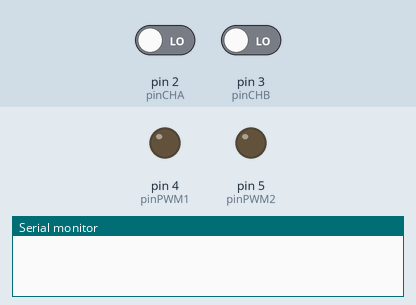
Simulated run of this sketch. Board: Arduino Uno, built with avr-gcc and run on an emulated ATmega328P. Shown: output pins drawn as LEDs (lit = HIGH), the last lines printed to the serial monitor. Inputs (shaded band) come from the test bench; at power-on: pin 2 (pinCHA) LOW, pin 3 (pinCHB) LOW.

Above: at 0.1 s.
At 3.4 s:
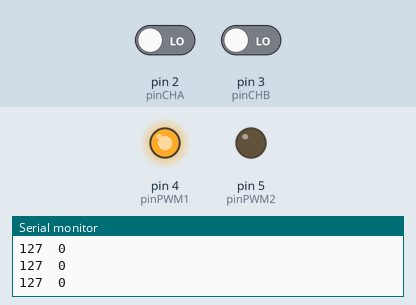
Timing chart, 0 to 4.9 s (numbered marks = the images above):
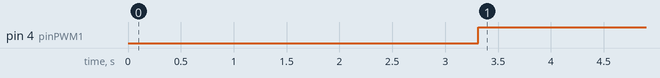

The sketch:

PID_CONTROL.ino
```cpp
//definir os pinos como entradas e saídas e configurar
#define pinCHA 2
#define pinCHB 3
#define pinPWM1 4
#define pinPWM2 5

volatile long int posicao=0;
int leitA,leitB;

void interrupt_pinCHA()
{
   leitA=digitalRead(pinCHA);
   leitB=digitalRead(pinCHB);
   if(leitA==HIGH)
   {
      if(leitB==HIGH) posicao--;
      if(leitB==LOW)  posicao++;
   }
   else
   {
      if(leitB==HIGH) posicao++;
      if(leitB==LOW)  posicao--;
   }
}

void interrupt_pinCHB()
{
   leitA=digitalRead(pinCHA);
   leitB=digitalRead(pinCHB);
   if(leitB==HIGH)
   {
      if(leitA==HIGH) posicao++;
      if(leitA==LOW)  posicao--;
   }
   else
   {
      if(leitA==HIGH) posicao--;
      if(leitA==LOW)  posicao++;
   }
}

void setup() {
  // put your setup code here, to run once:

  Serial.begin(115200);

  pinMode(pinCHA, INPUT);
  pinMode(pinCHB, INPUT);

  pinMode(pinPWM1, OUTPUT);
  pinMode(pinPWM2, OUTPUT);

  analogWrite(pinPWM1, 0); // (0 a 255)
  analogWrite(pinPWM2, 0);

  attachInterrupt(digitalPinToInterrupt(pinCHA), interrupt_pinCHA, CHANGE);
  attachInterrupt(digitalPinToInterrupt(pinCHB), interrupt_pinCHB, CHANGE);

  delay(2000);
}

void loop() {
  // put your main code here, to run repeatedly:

  for(int i=1;i<=50;i++)
  {
     analogWrite(pinPWM1, 0);
     analogWrite(pinPWM2, 0);
     Serial.print(0); Serial.print('\t');Serial.println(posicao);
     posicao=0;
     delay(5);
  }


  for(int i=1;i<=200;i++)
  {
     analogWrite(pinPWM1, 127);
     analogWrite(pinPWM2, 0);
     Serial.print(127); Serial.print('\t');Serial.println(posicao);
     posicao=0;
     delay(5);
  }


  //analogWrite(pinPWM1, 0); // (0 a 255)
  //analogWrite(pinPWM2, 0);

  while(1==1) {analogWrite(pinPWM1, 255);}

  delay(200);

}
```

Measured:
- by itself, pin 4 (pinPWM1): LOW → HIGH at 3.3 s
